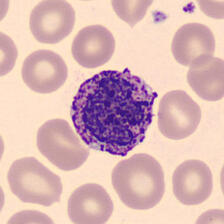
#> input picture dataset_segmentasi/basophil/BA_1223.jpg, 224 x 224 px, given as the content of the folder ut/blood-cells-image-dataset/bloodcells_dataset/erythroblast, which was not available
$ jupyter execute --allow-errors bloodcellsegmentationpp_cleaned.ipynb   (text cells are left out)
#> lines starting #> are read from the running program, lines starting #| are printed output that depends on the picture; after the words box and inside, x2 and y2 are one past the last pixel; in counts of white or black regions, pixels touching at a corner belong together; pictures that were not available may be replaced by others from this repository, and a replacement may not be noted
[cell 1]
# Import library utama
import cv2  # OpenCV untuk pemrosesan citra
import numpy as np  # NumPy untuk manipulasi array
import matplotlib.pyplot as plt  # Matplotlib untuk visualisasi gambar
import os

# Cek versi OpenCV (opsional)
print("OpenCV version:", cv2.__version__)

[cell 2]
# Path gambar dari dataset (gantilah dengan path yang sesuai di Kaggle Notebook)
eb = "/kaggle/input/blood-cells-image-dataset/bloodcells_dataset/erythroblast"
bs = "/kaggle/input/blood-cells-image-dataset/bloodcells_dataset/basophil"
es = "/kaggle/input/blood-cells-image-dataset/bloodcells_dataset/eosinophil"
ig = "/kaggle/input/blood-cells-image-dataset/bloodcells_dataset/ig"
lp = "/kaggle/input/blood-cells-image-dataset/bloodcells_dataset/lymphocyte"
mn = "/kaggle/input/blood-cells-image-dataset/bloodcells_dataset/monocyte"
nt = "/kaggle/input/blood-cells-image-dataset/bloodcells_dataset/neutrophil"
pt = "/kaggle/input/blood-cells-image-dataset/bloodcells_dataset/platelet"


eb_images = sorted(os.listdir(eb))[:200]
bs_images = sorted(os.listdir(bs))[:200]
es_images = sorted(os.listdir(es))[:200]
ig_images = sorted(os.listdir(ig))[:200]
lp_images = sorted(os.listdir(lp))[:200]
mn_images = sorted(os.listdir(mn))[:200]
nt_images = sorted(os.listdir(nt))[:200]
pt_images = sorted(os.listdir(pt))[:200]

[cell 3]
# List untuk menyimpan gambar grayscale
grayscale_eb = []

# Proses setiap gambar
for file in eb_images:
    img_path = os.path.join(eb, file)

    # Baca gambar
    image = cv2.imread(img_path)
#> image is the input picture: shape (224, 224, 3); mean B, G, R 182.2, 183.3, 218.8

    if image is not None:
        # Konversi ke grayscale
        gray_image = cv2.cvtColor(image, cv2.COLOR_BGR2GRAY)
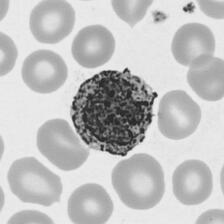
#> gray_image: shape (224, 224); min 29, max 245, mean 193.8
        grayscale_eb.append(gray_image)

# Tampilkan contoh hasil grayscale 5 gambar pertama
plt.figure(figsize=(12,6))
#> (the rest of this cell did not finish here and is left out)

[cell 4]
# List untuk menyimpan gambar grayscale
grayscale_bs = []

# Proses setiap gambar
for file in bs_images:
    img_path = os.path.join(bs, file)

    # Baca gambar
    image = cv2.imread(img_path)

    if image is not None:
        # Konversi ke grayscale
        gray_image = cv2.cvtColor(image, cv2.COLOR_BGR2GRAY)
        grayscale_bs.append(gray_image)

# Tampilkan contoh hasil grayscale (5 gambar pertama)
plt.figure(figsize=(12,6))
#> (the rest of this cell did not finish here and is left out)

[cell 5]
# List untuk menyimpan gambar grayscale
grayscale_nt = []

# Proses setiap gambar
for file in nt_images:
    img_path = os.path.join(nt, file)

    # Baca gambar
    image = cv2.imread(img_path)

    if image is not None:
        # Konversi ke grayscale
        gray_image = cv2.cvtColor(image, cv2.COLOR_BGR2GRAY)
        grayscale_nt.append(gray_image)

# Tampilkan contoh hasil grayscale (5 gambar pertama)
plt.figure(figsize=(12,6))
#> (the rest of this cell did not finish here and is left out)

[cell 6]
# List untuk menyimpan gambar grayscale
grayscale_es = []

# Proses setiap gambar
for file in es_images:
    img_path = os.path.join(es, file)

    # Baca gambar
    image = cv2.imread(img_path)

    if image is not None:
        # Konversi ke grayscale
        gray_image = cv2.cvtColor(image, cv2.COLOR_BGR2GRAY)
        grayscale_es.append(gray_image)

# Tampilkan contoh hasil grayscale (5 gambar pertama)
plt.figure(figsize=(12,6))
#> (the rest of this cell did not finish here and is left out)

[cell 7]
# List untuk menyimpan gambar grayscale
grayscale_mn = []

# Proses setiap gambar
for file in mn_images:
    img_path = os.path.join(mn, file)

    # Baca gambar
    image = cv2.imread(img_path)

    if image is not None:
        # Konversi ke grayscale
        gray_image = cv2.cvtColor(image, cv2.COLOR_BGR2GRAY)
        grayscale_mn.append(gray_image)

# Tampilkan contoh hasil grayscale (5 gambar pertama)
plt.figure(figsize=(12,6))
#> (the rest of this cell did not finish here and is left out)

[cell 8]
# List untuk menyimpan gambar grayscale
grayscale_lp = []

# Proses setiap gambar
for file in lp_images:
    img_path = os.path.join(lp, file)

    # Baca gambar
    image = cv2.imread(img_path)

    if image is not None:
        # Konversi ke grayscale
        gray_image = cv2.cvtColor(image, cv2.COLOR_BGR2GRAY)
        grayscale_lp.append(gray_image)

# Tampilkan contoh hasil grayscale (5 gambar pertama)
plt.figure(figsize=(12,6))
#> (the rest of this cell did not finish here and is left out)

[cell 9]
# List untuk menyimpan gambar grayscale
grayscale_pt = []

# Proses setiap gambar
for file in pt_images:
    img_path = os.path.join(pt, file)

    # Baca gambar
    image = cv2.imread(img_path)

    if image is not None:
        # Konversi ke grayscale
        gray_image = cv2.cvtColor(image, cv2.COLOR_BGR2GRAY)
        grayscale_pt.append(gray_image)

# Tampilkan contoh hasil grayscale (5 gambar pertama)
plt.figure(figsize=(12,6))
#> (the rest of this cell did not finish here and is left out)

[cell 10]
# List untuk menyimpan gambar grayscale
grayscale_ig = []

# Proses setiap gambar
for file in ig_images:
    img_path = os.path.join(ig, file)

    # Baca gambar
    image = cv2.imread(img_path)

    if image is not None:
        # Konversi ke grayscale
        gray_image = cv2.cvtColor(image, cv2.COLOR_BGR2GRAY)
        grayscale_ig.append(gray_image)

# Tampilkan contoh hasil grayscale (5 gambar pertama)
plt.figure(figsize=(12,6))
#> (the rest of this cell did not finish here and is left out)

[cell 11]
# Parameter threshold untuk Canny
low_threshold = 125
high_threshold = 300

# List untuk menyimpan hasil deteksi tepi
edge_eb = []
edge_bs = []
edge_nt = []
edge_es = []
edge_mn = []
edge_lp = []
edge_pt = []
edge_ig = []

# Proses setiap gambar grayscale
for gray_image in grayscale_eb:
    edges = cv2.Canny(gray_image, low_threshold, high_threshold)
    edge_eb.append(edges)
#> this loop made 1 pass
#> pass 1, `edges = cv2.Canny(gray_image, low_threshold, high_threshold)`:
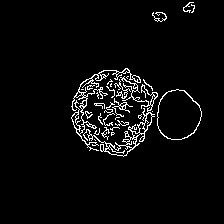
#> edges: shape (224, 224); 4.1% white in thin lines or dots, all inside (x1, y1, x2, y2) = (71, 2, 202, 157)
#> after the loop, edge_eb = 1 item

for gray_image in grayscale_bs:
    edges = cv2.Canny(gray_image, low_threshold, high_threshold)
    edge_bs.append(edges)
#> this loop made 4 passes
#> pass 3, `edges = cv2.Canny(gray_image, low_threshold, high_threshold)`:
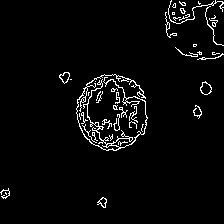
#> edges: shape (224, 224); 3.6% white in thin lines or dots

for gray_image in grayscale_nt:
    edges = cv2.Canny(gray_image, low_threshold, high_threshold)
    edge_nt.append(edges)
#> after the loop, edge_nt = 1 item

for gray_image in grayscale_es:
    edges = cv2.Canny(gray_image, low_threshold, high_threshold)
    edge_es.append(edges)
#> after the loop, edge_es = 1 item

for gray_image in grayscale_mn:
    edges = cv2.Canny(gray_image, low_threshold, high_threshold)
    edge_mn.append(edges)
#> after the loop, edge_mn = 1 item

for gray_image in grayscale_lp:
    edges = cv2.Canny(gray_image, low_threshold, high_threshold)
    edge_lp.append(edges)
#> after the loop, edge_lp = 1 item

for gray_image in grayscale_pt:
    edges = cv2.Canny(gray_image, low_threshold, high_threshold)
    edge_pt.append(edges)
#> after the loop, edge_pt = 1 item

for gray_image in grayscale_ig:
    edges = cv2.Canny(gray_image, low_threshold, high_threshold)
    edge_ig.append(edges)
#> after the loop, edge_ig = 1 item

# Tampilkan 5 contoh hasil deteksi tepi
plt.figure(figsize=(12,6))
#> (the rest of this cell did not finish here and is left out)

[cell 12]
# Kernel untuk operasi morfologi (3x3 berbentuk elips)
kernel = cv2.getStructuringElement(cv2.MORPH_ELLIPSE, (3, 3))

# List untuk menyimpan hasil dilasi dan erosi
processed_eb = []
processed_bs = []
processed_nt = []
processed_es = []
processed_mn = []
processed_lp = []
processed_pt = []
processed_ig = []

for edge in edge_eb:
    # Dilasi (memperbesar area tepi) sebanyak 2 kali
    dilated = cv2.dilate(edge, kernel, iterations=2)

    # Erosi (membersihkan noise) sebanyak 2 kali
    eroded = cv2.erode(dilated, kernel, iterations=2)

    # Simpan hasil akhir
    processed_eb.append(eroded)
#> this loop made 1 pass
#> pass 1, `eroded = cv2.erode(dilated, kernel, iterations=2)`:
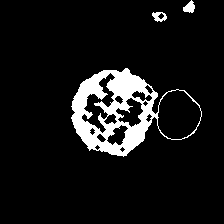
#> eroded: shape (224, 224); 8.5% white; 3 white regions, box (x1, y1, x2, y2) and area: (71, 68, 202, 157) 4092, (183, 0, 195, 13) 99, (152, 12, 167, 22) 91
#> after the loop, processed_eb = 1 item

for edge in edge_bs:
    # Dilasi (memperbesar area tepi) sebanyak 2 kali
    dilated = cv2.dilate(edge, kernel, iterations=2)

    # Erosi (membersihkan noise) sebanyak 2 kali
    eroded = cv2.erode(dilated, kernel, iterations=2)

    # Simpan hasil akhir
    processed_bs.append(eroded)
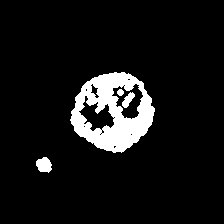
#> dilated: shape (224, 224); 8.1% white; 4 white regions, box (x1, y1, x2, y2) and area: (70, 72, 155, 153) 3727, (36, 157, 52, 173) 188, (122, 92, 135, 108) 108, (117, 89, 124, 96) 37

for edge in edge_nt:
    # Dilasi (memperbesar area tepi) sebanyak 2 kali
    dilated = cv2.dilate(edge, kernel, iterations=2)

    # Erosi (membersihkan noise) sebanyak 2 kali
    eroded = cv2.erode(dilated, kernel, iterations=2)

    # Simpan hasil akhir
    processed_nt.append(eroded)
#> after the loop, processed_nt = 1 item

for edge in edge_es:
    # Dilasi (memperbesar area tepi) sebanyak 2 kali
    dilated = cv2.dilate(edge, kernel, iterations=2)

    # Erosi (membersihkan noise) sebanyak 2 kali
    eroded = cv2.erode(dilated, kernel, iterations=2)

    # Simpan hasil akhir
    processed_es.append(eroded)
#> after the loop, processed_es = 1 item

for edge in edge_mn:
    # Dilasi (memperbesar area tepi) sebanyak 2 kali
    dilated = cv2.dilate(edge, kernel, iterations=2)

    # Erosi (membersihkan noise) sebanyak 2 kali
    eroded = cv2.erode(dilated, kernel, iterations=2)

    # Simpan hasil akhir
    processed_mn.append(eroded)
#> after the loop, processed_mn = 1 item

for edge in edge_lp:
    # Dilasi (memperbesar area tepi) sebanyak 2 kali
    dilated = cv2.dilate(edge, kernel, iterations=2)

    # Erosi (membersihkan noise) sebanyak 2 kali
    eroded = cv2.erode(dilated, kernel, iterations=2)

    # Simpan hasil akhir
    processed_lp.append(eroded)
#> after the loop, processed_lp = 1 item

for edge in edge_pt:
    # Dilasi (memperbesar area tepi) sebanyak 2 kali
    dilated = cv2.dilate(edge, kernel, iterations=2)

    # Erosi (membersihkan noise) sebanyak 2 kali
    eroded = cv2.erode(dilated, kernel, iterations=2)

    # Simpan hasil akhir
    processed_pt.append(eroded)
#> after the loop, processed_pt = 1 item

for edge in edge_ig:
    # Dilasi (memperbesar area tepi) sebanyak 2 kali
    dilated = cv2.dilate(edge, kernel, iterations=2)

    # Erosi (membersihkan noise) sebanyak 2 kali
    eroded = cv2.erode(dilated, kernel, iterations=2)

    # Simpan hasil akhir
    processed_ig.append(eroded)
#> after the loop, processed_ig = 1 item


# Tampilkan 5 contoh hasil dilasi dan erosi
plt.figure(figsize=(12,6))
for i in range(min(5, len(processed_eb))):  # Pastikan tidak lebih dari jumlah gambar yang ada
    plt.subplot(1, 5, i+1)
    plt.imshow(processed_eb[i], cmap='gray')
    plt.title(f"Processed {i+1}")
    plt.axis("off")

plt.show()

print(f"Total gambar setelah dilasi & erosi: {len(processed_eb)}")
#| Total gambar setelah dilasi & erosi: 1

# Tampilkan 5 contoh hasil dilasi dan erosi
plt.figure(figsize=(12,6))
for i in range(min(5, len(processed_bs))):  # Pastikan tidak lebih dari jumlah gambar yang ada
    plt.subplot(1, 5, i+1)
    plt.imshow(processed_bs[i], cmap='gray')
    plt.title(f"Processed {i+1}")
    plt.axis("off")

plt.show()
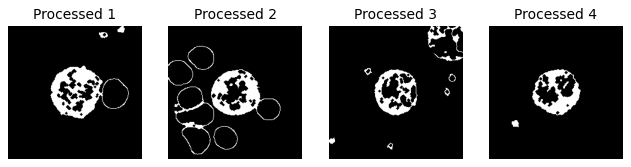
#> figure drawn by matplotlib, 4 panels

print(f"Total gambar setelah dilasi & erosi: {len(processed_bs)}")

# Tampilkan 5 contoh hasil dilasi dan erosi
plt.figure(figsize=(12,6))
for i in range(min(5, len(processed_nt))):  # Pastikan tidak lebih dari jumlah gambar yang ada
    plt.subplot(1, 5, i+1)
    plt.imshow(processed_nt[i], cmap='gray')
    plt.title(f"Processed {i+1}")
    plt.axis("off")

plt.show()

print(f"Total gambar setelah dilasi & erosi: {len(processed_nt)}")
#| Total gambar setelah dilasi & erosi: 1

# Tampilkan 5 contoh hasil dilasi dan erosi
plt.figure(figsize=(12,6))
for i in range(min(5, len(processed_es))):  # Pastikan tidak lebih dari jumlah gambar yang ada
    plt.subplot(1, 5, i+1)
    plt.imshow(processed_es[i], cmap='gray')
    plt.title(f"Processed {i+1}")
    plt.axis("off")

plt.show()

print(f"Total gambar setelah dilasi & erosi: {len(processed_es)}")
#| Total gambar setelah dilasi & erosi: 1

# Tampilkan 5 contoh hasil dilasi dan erosi
plt.figure(figsize=(12,6))
for i in range(min(5, len(processed_mn))):  # Pastikan tidak lebih dari jumlah gambar yang ada
    plt.subplot(1, 5, i+1)
    plt.imshow(processed_mn[i], cmap='gray')
    plt.title(f"Processed {i+1}")
    plt.axis("off")

plt.show()

print(f"Total gambar setelah dilasi & erosi: {len(processed_mn)}")
#| Total gambar setelah dilasi & erosi: 1

# Tampilkan 5 contoh hasil dilasi dan erosi
plt.figure(figsize=(12,6))
for i in range(min(5, len(processed_lp))):  # Pastikan tidak lebih dari jumlah gambar yang ada
    plt.subplot(1, 5, i+1)
    plt.imshow(processed_lp[i], cmap='gray')
    plt.title(f"Processed {i+1}")
    plt.axis("off")

plt.show()

print(f"Total gambar setelah dilasi & erosi: {len(processed_lp)}")
#| Total gambar setelah dilasi & erosi: 1

# Tampilkan 5 contoh hasil dilasi dan erosi
plt.figure(figsize=(12,6))
for i in range(min(5, len(processed_pt))):  # Pastikan tidak lebih dari jumlah gambar yang ada
    plt.subplot(1, 5, i+1)
    plt.imshow(processed_pt[i], cmap='gray')
    plt.title(f"Processed {i+1}")
    plt.axis("off")

plt.show()

print(f"Total gambar setelah dilasi & erosi: {len(processed_pt)}")
#| Total gambar setelah dilasi & erosi: 1

# Tampilkan 5 contoh hasil dilasi dan erosi
plt.figure(figsize=(12,6))
for i in range(min(5, len(processed_ig))):  # Pastikan tidak lebih dari jumlah gambar yang ada
    plt.subplot(1, 5, i+1)
    plt.imshow(processed_ig[i], cmap='gray')
    plt.title(f"Processed {i+1}")
    plt.axis("off")

plt.show()

print(f"Total gambar setelah dilasi & erosi: {len(processed_ig)}")
#| Total gambar setelah dilasi & erosi: 1

[cell 13]
# List untuk menyimpan hasil filling holes
filled_eb = []
filled_bs = []
filled_nt = []
filled_es = []
filled_mn = []
filled_lp = []
filled_pt = []
filled_ig = []

for img in processed_eb:
    # Buat mask untuk flood fill (harus lebih besar dari gambar asli)
    h, w = img.shape
    mask = np.zeros((h+2, w+2), np.uint8)

    # Copy gambar asli untuk diproses
    filled = img.copy()

    # Flood fill dari titik (0,0) dengan nilai putih (255)
    cv2.floodFill(filled, mask, (0,0), 255)

    # Inversi hasil flood fill
    filled_inv = cv2.bitwise_not(filled)

    # Gabungkan dengan gambar asli
    final_result = img | filled_inv

    # Simpan hasil
    filled_eb.append(final_result)
#> this loop made 1 pass
#> (h, w) on pass 1: (224, 224)
#> pass 1, `filled_inv = cv2.bitwise_not(filled)`:
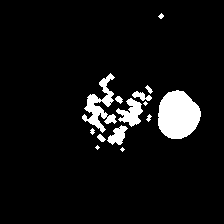
#> filled_inv: shape (224, 224); 6.6% white; 14 white regions (3 under 20 px), largest, box (x1, y1, x2, y2) and area: (158, 90, 201, 139) 1608, (82, 73, 117, 133) 771, (116, 98, 143, 127) 404
#> pass 1, `final_result = img | filled_inv`:
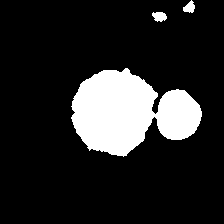
#> final_result: shape (224, 224); 15.2% white; 3 white regions, box (x1, y1, x2, y2) and area: (71, 68, 202, 157) 7403, (152, 12, 167, 22) 112, (183, 0, 195, 13) 99
#> after the loop, filled_eb = 1 item

for img in processed_bs:
    # Buat mask untuk flood fill (harus lebih besar dari gambar asli)
    h, w = img.shape
    mask = np.zeros((h+2, w+2), np.uint8)

    # Copy gambar asli untuk diproses
    filled = img.copy()

    # Flood fill dari titik (0,0) dengan nilai putih (255)
    cv2.floodFill(filled, mask, (0,0), 255)

    # Inversi hasil flood fill
    filled_inv = cv2.bitwise_not(filled)

    # Gabungkan dengan gambar asli
    final_result = img | filled_inv

    # Simpan hasil
    filled_bs.append(final_result)
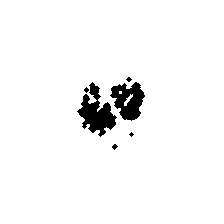
#> filled: shape (224, 224); 96.2% white; 6 black regions (3 under 20 px), largest, box (x1, y1, x2, y2) and area: (77, 82, 117, 137) 1006, (110, 82, 145, 121) 824, (112, 144, 118, 150) 21

for img in processed_nt:
    # Buat mask untuk flood fill (harus lebih besar dari gambar asli)
    h, w = img.shape
    mask = np.zeros((h+2, w+2), np.uint8)

    # Copy gambar asli untuk diproses
    filled = img.copy()

    # Flood fill dari titik (0,0) dengan nilai putih (255)
    cv2.floodFill(filled, mask, (0,0), 255)

    # Inversi hasil flood fill
    filled_inv = cv2.bitwise_not(filled)

    # Gabungkan dengan gambar asli
    final_result = img | filled_inv

    # Simpan hasil
    filled_nt.append(final_result)

for img in processed_es:
    # Buat mask untuk flood fill (harus lebih besar dari gambar asli)
    h, w = img.shape
    mask = np.zeros((h+2, w+2), np.uint8)

    # Copy gambar asli untuk diproses
    filled = img.copy()

    # Flood fill dari titik (0,0) dengan nilai putih (255)
    cv2.floodFill(filled, mask, (0,0), 255)

    # Inversi hasil flood fill
    filled_inv = cv2.bitwise_not(filled)

    # Gabungkan dengan gambar asli
    final_result = img | filled_inv

    # Simpan hasil
    filled_es.append(final_result)

for img in processed_mn:
    # Buat mask untuk flood fill (harus lebih besar dari gambar asli)
    h, w = img.shape
    mask = np.zeros((h+2, w+2), np.uint8)

    # Copy gambar asli untuk diproses
    filled = img.copy()

    # Flood fill dari titik (0,0) dengan nilai putih (255)
    cv2.floodFill(filled, mask, (0,0), 255)

    # Inversi hasil flood fill
    filled_inv = cv2.bitwise_not(filled)

    # Gabungkan dengan gambar asli
    final_result = img | filled_inv

    # Simpan hasil
    filled_mn.append(final_result)

for img in processed_lp:
    # Buat mask untuk flood fill (harus lebih besar dari gambar asli)
    h, w = img.shape
    mask = np.zeros((h+2, w+2), np.uint8)

    # Copy gambar asli untuk diproses
    filled = img.copy()

    # Flood fill dari titik (0,0) dengan nilai putih (255)
    cv2.floodFill(filled, mask, (0,0), 255)

    # Inversi hasil flood fill
    filled_inv = cv2.bitwise_not(filled)

    # Gabungkan dengan gambar asli
    final_result = img | filled_inv

    # Simpan hasil
    filled_lp.append(final_result)

for img in processed_pt:
    # Buat mask untuk flood fill (harus lebih besar dari gambar asli)
    h, w = img.shape
    mask = np.zeros((h+2, w+2), np.uint8)

    # Copy gambar asli untuk diproses
    filled = img.copy()

    # Flood fill dari titik (0,0) dengan nilai putih (255)
    cv2.floodFill(filled, mask, (0,0), 255)

    # Inversi hasil flood fill
    filled_inv = cv2.bitwise_not(filled)

    # Gabungkan dengan gambar asli
    final_result = img | filled_inv

    # Simpan hasil
    filled_pt.append(final_result)

for img in processed_ig:
    # Buat mask untuk flood fill (harus lebih besar dari gambar asli)
    h, w = img.shape
    mask = np.zeros((h+2, w+2), np.uint8)

    # Copy gambar asli untuk diproses
    filled = img.copy()

    # Flood fill dari titik (0,0) dengan nilai putih (255)
    cv2.floodFill(filled, mask, (0,0), 255)

    # Inversi hasil flood fill
    filled_inv = cv2.bitwise_not(filled)

    # Gabungkan dengan gambar asli
    final_result = img | filled_inv

    # Simpan hasil
    filled_ig.append(final_result)

# Tampilkan 5 contoh hasil filling holes
plt.figure(figsize=(12,6))
#> (the rest of this cell did not finish here and is left out)

[cell 14]
# Kernel morfologi
kernel = cv2.getStructuringElement(cv2.MORPH_ELLIPSE, (3, 3))

# List untuk menyimpan hasil akhir
final_processed_eb = []
final_processed_bs = []
final_processed_nt = []
final_processed_es = []
final_processed_mn = []
final_processed_lp = []
final_processed_pt = []
final_processed_ig = []

for img in filled_eb:
    # Erosi ulang untuk membersihkan noise
    eroded = cv2.erode(img, kernel, iterations=7)

    # Dilasi ulang untuk memperjelas batas sel
    dilated = cv2.dilate(eroded, kernel, iterations=6)

    # Simpan hasil
    final_processed_eb.append(dilated)
#> this loop made 1 pass
#> pass 1, `eroded = cv2.erode(img, kernel, iterations=7)`:
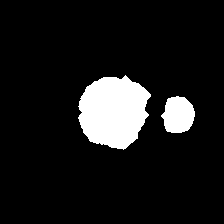
#> eroded: shape (224, 224); 9.9% white; 2 white regions, box (x1, y1, x2, y2) and area: (78, 75, 151, 150) 3995, (161, 96, 195, 133) 954

for img in filled_bs:
    # Erosi ulang untuk membersihkan noise
    eroded = cv2.erode(img, kernel, iterations=7)

    # Dilasi ulang untuk memperjelas batas sel
    dilated = cv2.dilate(eroded, kernel, iterations=6)

    # Simpan hasil
    final_processed_bs.append(dilated)
#> eroded: shape (224, 224); 6.2% white; 1 white region, box (x1, y1, x2, y2) and area: (79, 81, 146, 144) 3119
#> (the rest of the program and of its run is left out)
